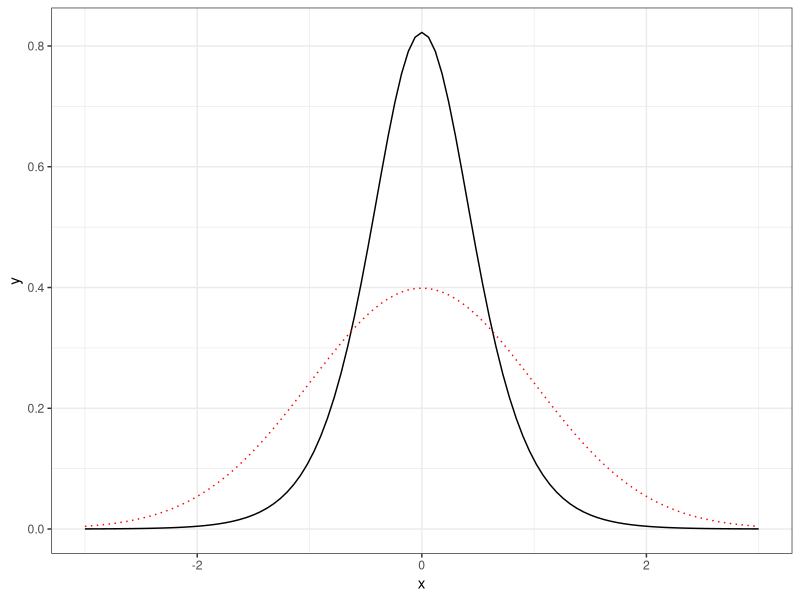

Source code (R):
## ---- chunk 1
library("ggplot2"); theme_set(theme_bw())
## ---- chunk 2
# Compare logistic and normal pdfs (same mean/variance)
ggplot(data.frame(x = c(-3, 3)),
       aes(x = x)) +
  stat_function(fun = dlogis, args = list(scale = 3 / pi^2)) + 
  stat_function(fun = dnorm, color = "red", linetype = "dotted") 
